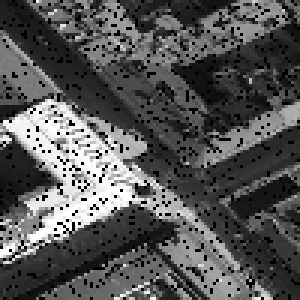
#> input picture data/R2_Regression/SomePhotoCorrupted.bmp, 100 x 100 px (shown 3 times larger)
$ jupyter execute --allow-errors 'Round 2 - Regression.ipynb'
#> lines starting #> are read from the running program, lines starting #| are printed output that depends on the picture
## Round 2 - Regression

In this round, we consider ML problems involving data points with real-valued labels $y$, which represent some quantity of interest. We often refer to such ML problems as **regression problems**. We will apply some basic ML methods to solve a simple regression problem. These methods aim at finding or learning a useful predictor function $h(\mathbf{x})$. Such a function allows to predict the label $y$ of a data point based on the features $\mathbf{x}$. A wide range of machine learning methods is obtained by combining different choices for the type of predictor functions (hypothesis space) and loss function (the quality measure used to rank predictors). These different combinations offer different tradeoffs between **computational complexity, robustness (against perturbation of data), and accuracy**.

## Learning Goals

After completing this round, you should

- know how to formulate "real-world" applications as a regression problem by identifying data points, their features, and labels
- know how to represent features and labels of data points using matrices and vectors (as numpy arrays)
- be able to apply ready-made regression methods to learn a useful predictor function from labeled data
- evaluate the quality of linear regression methods using different loss function

## Background Material

* [Video Lecture](https://www.youtube.com/watch?v=kHwlB_j7Hkc) on regression by [Prof. Andrew Ng](https://en.wikipedia.org/wiki/Andrew_Ng)

* How to represent images via numpy arrays (matrices) explained here https://www.youtube.com/watch?v=xECXZ3tyONo

* Additional information on the Python libraries used in this exercise can be found here:

 - [NumPy](http://cs231n.github.io/python-numpy-tutorial/)
 - [matplotlib](https://matplotlib.org/tutorials/index.html#introductory)
 - [Images and Numpy Arrays](https://matplotlib.org/tutorials/introductory/images.html)
 - [Pandas](https://pandas.pydata.org/pandas-docs/stable/getting_started/10min.html#min)
 - [Slicing numpy arrays](https://www.pythoninformer.com/python-libraries/numpy/index-and-slice/)

## The Problem

Assume you have secured an internship at the city planning department of Helsinki. Your job is to analyze aerial photographs of the city area. Unfortunately, some of the aerial photographs have been damaged. The damaged images have a fraction of their pixels replaced by completely black pixels. To improve the image quality you can use machine learning!

Let us model the problem of recovering the original image as a machine learning problem. The data points in this problem are individual pixels of an image. Each data point (pixel) is characterized by certain features. The quantity of interest (the label) of a pixel is the correct grayscale value. For uncorrupted pixels we know the label which is given by the grayscale value ($0...255$) of that pixel.

For the corrupted pixels we do not know the true label (grayscale value). Therefore, we have to learn a predictor which reads in the features of a corrupted pixel and predicts (guesses) the label (grayscale) value of that pixel. To learn a reasonable predictor, we can try to compare its predictions for the uncorrupted pixels for which we know the correct label (grayscale value).

<a id='handsondata'></a>
<div class=" alert alert-info">

### Demo. Loading the Corrupted Image

The code snippet below reads in the corrupted aerial photograph and stores the grayscale values of the pixels in the numpy array `Photo`. The corrupted pixels are completely black (grayscale value is zero). We consider the pixel with coordinates (m,n) as corrupted if the grayscale value `Photo[m,n]` is smaller than 1.

</div>

[cell 1]
# the library "cv2" provides methods for loading image files into numpy arrays
import cv2
# the library "pyplot" provides functions for plotting data
import matplotlib.pyplot as plt
# the library "numpy" provides functions for matrices and vectors
import numpy as np
# the library "sklearn.linear_model" provides functions for fitting linear predictors to data points
from sklearn.linear_model import LinearRegression
# the library "sklearn.metrics" provides functions for evaluating different loss functions
from sklearn.metrics import mean_squared_error

# filename of image file containing corrupted pixels
corrupted = '../../data/R2_Regression/SomePhotoCorrupted.bmp'

# read in the corrupted aerial photograph as grayscale (second argument 0) and store it in variable `Photo`
Photo = cv2.imread(corrupted, 0)
#> Photo is the input picture: shape (100, 100); min 0, max 255, mean 86.3
# make sure that photograph is represented by 100 by 100 pixels
Photo = cv2.resize(Photo, (100, 100))
# create a figure with two plots side by side
fig, ax = plt.subplots(1, 2, figsize=(20, 10)) # read more about how subplots work at: https://matplotlib.org/api/_as_gen/matplotlib.pyplot.subplots.html
# plot photograph (first subplot)
ax[0].imshow(Photo, cmap='gray')

# find indices of numpy array corresponding to corrupted (black) pixels
error_idx = np.where(Photo<1)  # determine corrupted pixels (those whose grayscale = 0)
#> error_idx = 951 positions, rows 0 to 99, columns 0 to 99
# vertical position ("row index") of corrupted pixels
rows_err = error_idx[0]
#> rows_err = 951 values from 0 to 99
# horizontal position ("column index") of corrupted pixels
cols_err = error_idx[1]
#> cols_err = 951 values, max 99 at index 99, min 0 at index 91, mean 49.53
# plot photograph (second subplot)
ax[1].imshow(Photo, cmap='gray')
# mark corrupted pixels with a blue dot
ax[1].scatter(cols_err, rows_err)
# display the image
plt.show()
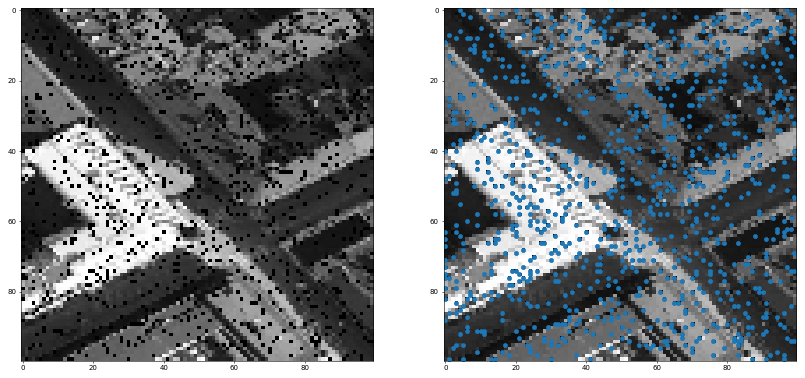
#> figure drawn by matplotlib, 2 panels

## The Data

Our goal is to learn an accurate predictor $h(\mathbf{x})$ for the grayscale $y$ of a particular pixel in an aerial photograph. The prediction $h(\mathbf{x})$ is based on several features (characteristics) $\mathbf{x} = \big(x_{1},\ldots,x_{n}\big)^{T}$ of the pixel. Some of these features are obtained from the grayscale values of nearby pixels. We expect that the grayscale values of nearby pixels are typically similar.

To learn a predictor $h(\mathbf{x})$, we use uncorrupted pixels (those which are not black) in the aerial photograph. Let us enumerate these uncorrupted pixels by $i=1,\ldots,m$. The $i$th uncorrupted pixels is characterized by the features $\mathbf{x}^{(i)} \in \mathbb{R}^{n}$ and the grayscale value $y^{(i)}$ of the pixel itself. We then use ML methods to find (or learn) a useful predictor $h(\mathbf{x})$ which yields a small average prediction error $h(\mathbf{x}^{(i)}) - y^{(i)}$ for $i=1,\ldots,m$.

<a id='handsondata'></a>
<div class=" alert alert-info">

### Demo. Get the features

The following code snippet defines a function `X,y= GetFeaturesLabels(m,n)` which reads in data of the pixels and their greyscales. The input parameters are the number `m` of data points and the number `n` of features to be used for each data point. The function returns a feature matrix $\mathbf{X}$ and label vector $\mathbf{y}$.

The features $\mathbf{x}^{(i)}$ describing pixels are stored in the rows of the numpy array `X` (of shape (m,n)) and the corresponding greyscale values $y^{(i)}$ in the numpy array `y` (shape (m,1)). The two numpy arrays represent the feature matrix $\mathbf{X} = \begin{pmatrix} \mathbf{x}^{(1)} & \ldots & \mathbf{x}^{(m)} \end{pmatrix}^{T}$ and the label vector $\mathbf{y} = \big( y^{(1)}, \ldots, y^{(m)} \big)^{T}$.

A key challenge in ML is to find out the most relevant features of data points that will adequately describe its properties. This challenge is the subject of the ML subfield [Feature engineering](https://en.wikipedia.org/wiki/Feature_engineering).

In this round, we will use features obtained form the neighborhood of some pixel $i$. The first feature (denoted `x1` in the code) is the average (mean) grayscale value the pixel neighborhood (collection of pixels which surround the pixel in question). In partiuclar, we will use $3 \times 3$ pixel neighborhood to calculate the mean grayscale value. The second feature (denoted `x2` in the code) is the [median](https://en.wikipedia.org/wiki/Median) grayscale value of $3 \times 3$ pixel neighborhood.

</div>

[cell 2]
# Pandas provides functions for loading (storing) data from (to) files
import pandas as pd
# the library "cv2" provides powerful methods for image processing and computer vision
import cv2
# import functions for displaying and plotting data
from matplotlib import pyplot as plt
from IPython.display import display, HTML
# library "numpy" provides matrix (represented by numpy arrays) operations
import numpy as np
# library "random" provides functions for generating random numbers
import random

def GetFeaturesLabels(m, n):

    # m - number of data points (pixels)
    # n - number of features

    # filename of image file containing corrupted pixels
#> called with m = 1000, n = 10
    corrupted = '../../data/R2_Regression/SomePhotoCorrupted.bmp'

    # read corrupted image as numpy array
    Photo = cv2.imread(corrupted, 0)
    # set image size (100 by 100 pixels)
    Photo = cv2.resize(Photo, (100, 100))

    # get image height and width
    imgheight = Photo.shape[0]
    imgwidth = Photo.shape[1]

    # determine "uncorroputed pixels" by finding indices of those pixels with grayscale value larger than 0
    good_idx = np.where(Photo > 0)
#> good_idx = 9049 positions, rows 0 to 99, columns 0 to 99

    # store the vertical coordinate (row index) of uncorroputed pixels in numpy array `rows`
    rows = good_idx[0]
#> rows = 9049 values from 0 to 99
    # store the horizontal coordinate (column index) of uncorroputed pixels in numpy array `cols`
    cols = good_idx[1]
#> cols = 9049 values, max 99 at index 93, min 0 at index 0, mean 49.5

    # set pads for defining pixel neighborhood and augmenting the image
    wp = 1
    hp = 1

    # augment image with stripes such that we can also define neighborhoods of border pixels
    # the values of these pixels are zero
    tmp = np.vstack((np.zeros((wp, imgwidth)), Photo, np.zeros((wp, imgwidth))))
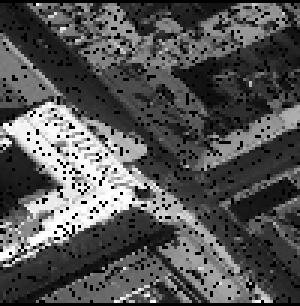
#> tmp: shape (102, 100) float64 (shown 3 times larger); min 0, max 255, mean 84.6
    augmented = np.hstack((np.zeros((2*wp + imgheight, hp)), tmp, np.zeros((2*wp + imgheight, hp))))
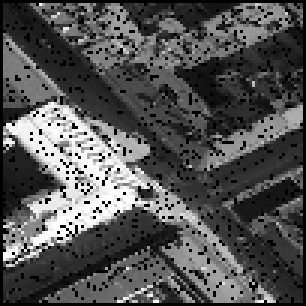
#> augmented: shape (102, 102) float64 (shown 3 times larger); min 0, max 255, mean 83

    # initialize feature vectors `x1`, `x2`and label vector `y` as numpy arrays
    x1 = np.zeros((m,1))
    x2 = np.zeros((m,1))
    y = np.zeros(m)

    # calculate the mean and median gray scale value of a pixel neighborhood
    # here we define 3x3 pixel matrix surrounding a pixel as its neighborhood
    for iter_datapoint in range(m):
        row = rows[iter_datapoint] + wp # add wp to get the index of same data point in augmented Photo
        col = cols[iter_datapoint] + hp # add hp to get the index of same data point in augmented Photo

        # get the true label (gray scale value) of a datapoint (pixel)
        y[iter_datapoint] = augmented[row, col]

        # get values of pixel with its neighborhood (3x3 matrix) from image
        neighbors = np.copy(augmented[(row-wp):(row+wp+1), (col-hp):(col+hp+1)])
        # set value of a data point to 0 in order to exlude this value from calculation
        # for the 3x3 array the indices for this data point(center of the neighborhood) is [1,1]
        neighbors[1,1] = 0

        # calculate the feature of a data point (pixel) - the mean and median gray level of the neighborhoud
        # zero values are exluded from calculation
        x1[iter_datapoint] = np.mean(neighbors[neighbors != 0])
        x2[iter_datapoint] = np.median(neighbors[neighbors != 0])
#> this loop made 1000 passes
#> col on passes 1 to 3: 1, 2, 3
#> after the loop, x1 = 1000 values, max 161 at index 80, min 18.5 at index 3, mean 82.47; x2 = 1000 values, max 158.5 at index 663, min 18.5 at index 897, mean 82.75; y = 1000 values, max 246 at index 10, min 10 at index 97, mean 82.75

    np.random.seed(30) # this is done so that every time that below np.random.randn is called, it produces the same output.
                       # this is needed for testing purposes
    # lets add some "extra features" here
    X = np.hstack((x1, x2, np.random.randn(n,m).T))

    X = X[:,:n]
    return X, y

## Visualize Data

Scatter plots visualize data points by representing them as "dots" in the two-dimensional plane. Scatter plots can help to develop an intuition for the relation between features and labels of data points.

<a id='drawplot'></a>
<div class=" alert alert-info">

### Demo. Scatterplots of Features and Labels

<p>The code snippet below creates scatterplots showing the first two features $x^{(i)}_{1}$, $x^{(i)}_{2}$ and the label $y^{(i)}$ (greyscale) for each data point. It also creates a third scatterplot with the third feature $x^{(i)}_{3}$ and the label $y^{(i)}$ (greyscale) for each data point.</p>
</div>

[cell 3]
from matplotlib import pyplot as plt
from sklearn.datasets import load_diabetes

X, y = GetFeaturesLabels(1000, 10)

# Create a figure with 3 subplots in 1 row
fig, ax = plt.subplots(1, 3, figsize=(15,5))

# Create first subplot
ax[0].scatter(X[:,0], y)
ax[0].set_title('first feature $x_{1}$ vs. label $y$')
ax[0].set_xlabel('$x_{1}$ \nmean gray level of pixel neighborhood')
ax[0].set_ylabel('$y$')

# create second subplot
ax[1].scatter(X[:,1], y)
ax[1].set_xlabel('$x_{2}$ \nmedian gray level of pixel neighborhood')
ax[1].set_title('second feature $x_{2}$ vs. label $y$')
ax[1].set_ylabel('$y$')

# create second subplot
ax[2].scatter(X[:,2], y)
ax[2].set_xlabel('$x_{3}$ \nrandom feature')
ax[2].set_title('third feature $x_{3}$ vs. label $y$')
ax[2].set_ylabel('$y$')

# display the figure containing two subplots
plt.show()
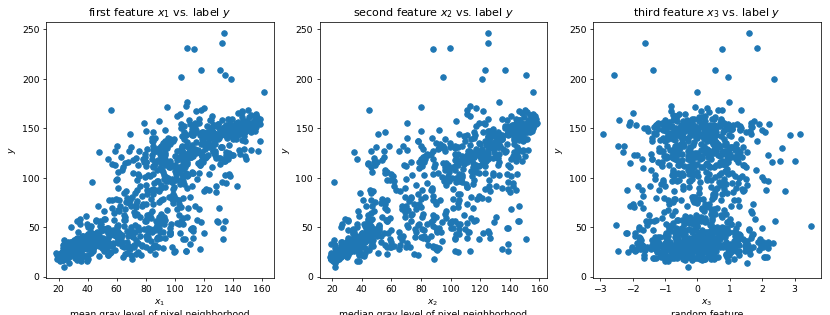
#> figure drawn by matplotlib, 3 panels

Take a look at the scatter plots and note the relationship between each feature and label.
How do the scatter plots of the features $x_{1}$ and $x_{2}$ (mean and median gray level of the pixel neighborhood) differ from the scatter plot using the random feature $x_{3}$?

<a id='drawplot'></a>
<div class=" alert alert-warning"><b>Student Task.</b> Scatter Plots.

<p>Create a scatterplot with x-axis (horizontal axis) representing the fourth feature $x^{(i)}_{4}$ and $y$-axis (vertical axis) representing the label values $y^{(i)}$ for each of the $m=10$ labeled data points $\big(\mathbf{x}^{(i)},y^{(i)}\big)$.
</p>
<p><b>Hint:</b>  Remember, indexing in python starts from 0, not 1.</p>
</div>

[cell 4]
import matplotlib.pyplot as plt

def student_scatter_plot(X, y):
    fig, axes = plt.subplots(1, 1, figsize=(8, 4))
    ### STUDENT TASK ###
    # Get the correct feature from X and save to X_4
    # X_4 = ...
    # Use X_4 to create the scatter plot
    # axes.scatter(...)
    ### BEGIN SOLUTION
    X_4 = X[:,3]
    axes.scatter(X_4, y)
    ### END SOLUTION
    axes.set_title('feature $x_{4}$ vs. label $y$')
    axes.set_xlabel(r'$x_{4}$')
    axes.set_ylabel('$y$')
    return X_4, axes

# Read in n=10 features and labels for m=10 data points
X, y = GetFeaturesLabels(10,10)
#> the loop in GetFeaturesLabels (call 2), `for iter_datapoint in range(m):` made 10 passes
#> col on passes 1 to 8: 1, 2, 3, 4, 6, 7, 8, 9
#> y = [27, 27, 21, 24, 26, 27, 32, 48, 120, 112]

X_4, axes = student_scatter_plot(X, y)
#> in student_scatter_plot, `X_4 = X[:,3]`: X_4 = [1.58, 0.107, -0.764, -0.775, 1.38, 0.76, -0.286, 0.538, -2.08, 0.938]
plt.show()
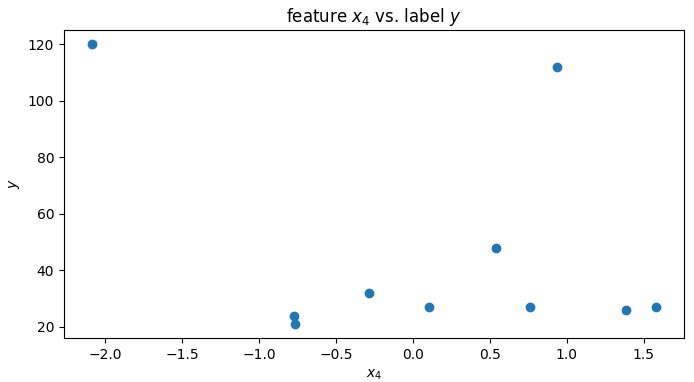
#> figure drawn by matplotlib, 1 panel

[cell 5]
# Perform some sanity checks on the results
assert X_4.shape == (10,), "'X_4' has wrong dimensions."
assert X_4[1] > X_4[2], "'X_4' values are not correct"
assert X_4[9] > X_4[8], "'X_4' values are not correct"

print('Sanity checks passed!')

### BEGIN HIDDEN TESTS
# the following imports are for testing purposes only
from plotchecker import ScatterPlotChecker

X, y = GetFeaturesLabels(10,10)   # read in features and labels
#> (the rest of the program and of its run is left out)
